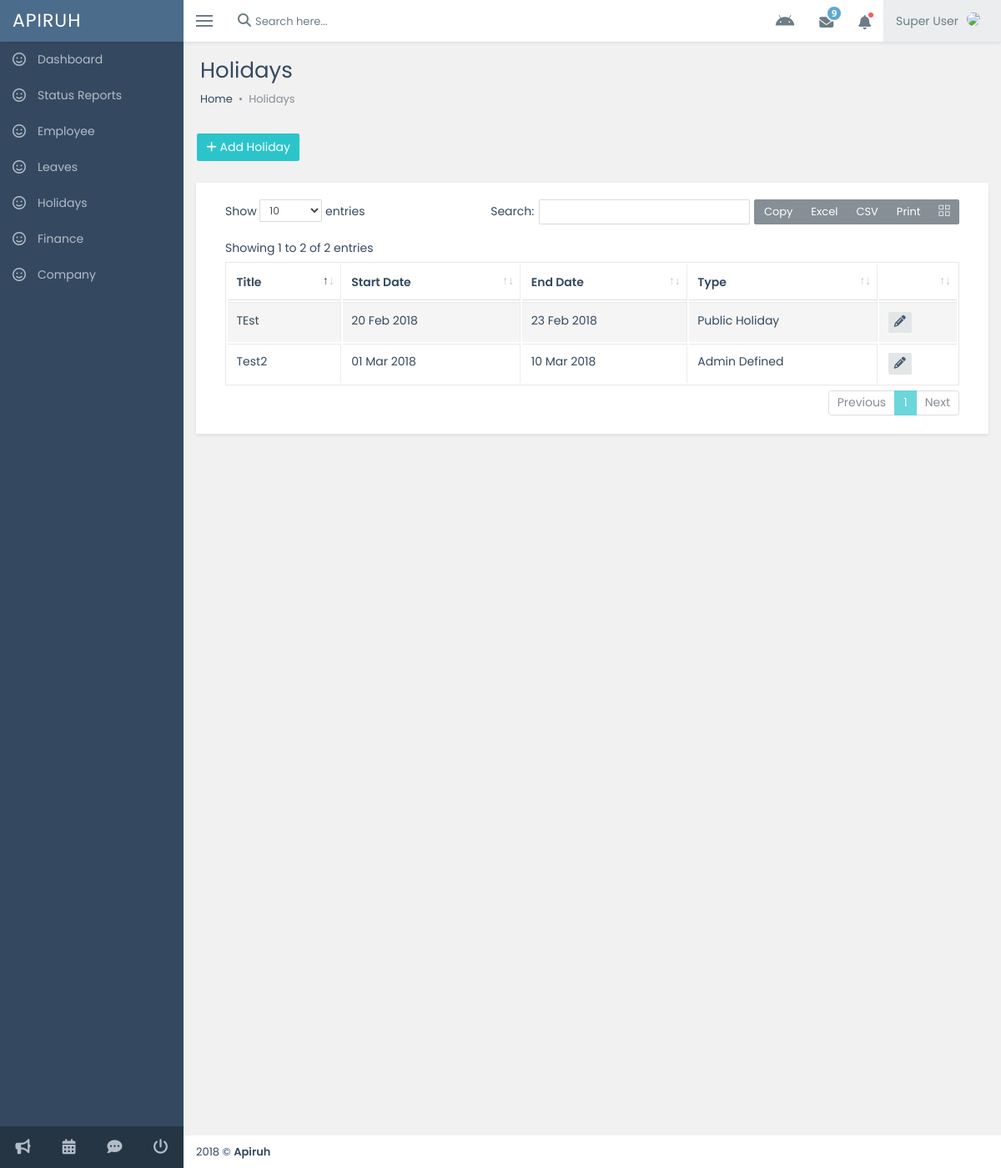
Screenshot of /admin_1/html/admin/holidays.php with the database file from the repository.
### tables this page shows
CREATE TABLE `holidays` (
  `hol_id` int(20) NOT NULL,
  `hol_title` varchar(256) NOT NULL,
  `hol_type` text NOT NULL,
  `hol_desc` text NOT NULL,
  `hol_start` date NOT NULL,
  `hol_end` date NOT NULL
);

### admin_1/html/admin/functions.php (called while the page is built, shortened)
<?php
require_once('config.php');
function get_holidays_data(){
	global $connection;
	try {
		$stmt = $connection->prepare("SELECT * FROM `holidays` WHERE 1");
		$stmt->execute();
		$data = $stmt->fetchAll(PDO::FETCH_OBJ);
		return ($data);
	} catch (PDOException $e) {
		echo '{"error": {"text":'. $e->getMessage() .'}}';
	}
}
?>

### admin_1/html/admin/holidays.php (the view, shortened to what this page needs)
<!DOCTYPE html>
<html>
<?php
      require_once('../includes/header.php');
      require_once('functions.php');
      $holidays = get_holidays_data();
  ?>
  <link href="../../../vendors/dataTables/datatables.min.css" rel="stylesheet"/>
  <body class="fixed-navbar">
    <div class="page-wrapper">
     <?php require_once('../includes/nav_bar.php'); ?>
      <div class="wrapper content-wrapper">
        <div class="page-heading">
          <h1 class="page-title">Holidays</h1>
          <ol class="breadcrumb">
            <li class="breadcrumb-item"><a href="index.html">Home</a></li>
            <li class="breadcrumb-item active">Holidays</li>
          </ol>
        </div>
        <div class="page-content fade-in-up">
          <div class="alert" style="padding-left: 0px; margin-bottom: 0px">
            <a class="btn btn-info" href="#myModal2" data-toggle="modal"><i class="fa fa-plus"></i> Add Holiday</a></p>
          </div>
          <div class="page-content fade-in-up" style="padding-top: 0px; margin-top: 0px">
          <div class="ibox">
            <div class="ibox-body">
              <div class="table-responsive">
                <table class="table table-striped table-bordered table-hover" id="example-table">
                  <thead>
                    <tr>
                      <th>Title</th>
                      <th>Start Date</th>
                      <th>End Date</th>
                      <th>Type</th>
                      <th></th>
                    </tr>
                  </thead>
                  <tbody>
                    <?php
                      foreach ($holidays as $key) {
                        $start = date("d M Y", strtotime($key->hol_start));
                        $end = date("d M Y", strtotime($key->hol_end));
                    ?>
                    <tr>
                      <td><?= $key->hol_title ?></td>
                      <td><?= $start ?></td>
                      <td><?= $end ?></td>
                      <td><?= $key->hol_type ?></td>
                      <td>
                         <a href="#edit_leaves<?= $key->hol_id ?>" data-toggle="modal"><button class="btn btn-default btn-sm btn-flat" data-toggle="tooltip" data-original-title="View"><i class="fa fa-pencil font-14"></i></button></a>
                      </td>
                    </tr>
                    <?php } ?>
                  </tbody>
                </table>
              </div>
            </div>
          </div>
        </div>
        </div>
        <footer class="page-footer">
          <div class="pull-right"><a class="link-blue" href="javascript:;"><i class="fa fa-shopping-cart m-r-5"></i>Buy now</a></div>2017 © <b>Adminca</b> - Save your time, choose the best
        </footer>
                <?php require_once('../includes/footer.php'); ?>
      </div>
    </div>
  </body>
</html>

### admin_1/html/assets/css/main.css (style rules this page uses)
html { font-size: 14px }
body { overflow-x: hidden; font-family: Poppins; background-color: #f1f1f1; color: #34495f }
a { cursor: pointer; color: inherit }
.h1, .h2, .h3, .h4, .h5, .h6, h1, h2, h3, h4, h5, h6 { font-weight: 400 }
b, dt { font-weight: 600 }
.btn { -webkit-border-radius: 2px; border-radius: 2px; outline: 0!important; -webkit-transition: all ease-in-out .15s; -o-transition: all ease-in-out .15s; transition: all ease-in-out .15s; position: relative }
.btn-flat { border: none }
.btn-default { color: #485b6f; background-color: #e3e6e7; border-color: #e3e6e7 }
.btn-info { color: #fff; background-color: #2cc4cb; border-color: #2cc4cb }
.ibox { position: relative; margin-bottom: 25px; background-color: #fff; -webkit-box-shadow: 0 0 1px rgba(0, 0, 0, .15); box-shadow: 0 0 1px rgba(0, 0, 0, .15); -webkit-box-shadow: 0 2px 4px rgba(0, 0, 0, .08); box-shadow: 0 2px 4px rgba(0, 0, 0, .08) }
.ibox .ibox-body { padding: 15px 20px 20px }
.alert { -webkit-border-radius: 0; border-radius: 0 }
.table>tbody>tr>td, .table>tbody>tr>th, .table>tfoot>tr>td, .table>tfoot>tr>th { border-top: 1px solid #e8e8e8 }
.table thead th { border-bottom: 1px solid #ddd!important; border-top: 0; font-weight: 600 }
.table-bordered { border: 1px solid #e8e8e8 }
.table-striped tbody tr:nth-of-type(odd) { background-color: rgba(0, 0, 0, .04) }
.fade-in-up { -webkit-animation: fadeInUp .5s; animation: fadeInUp .5s }
.font-14 { font-size: 14px }
.link-blue { color: inherit }
.page-footer { position: absolute; left: 0; bottom: 0; width: 100%; padding: 10px 15px; background-color: #fff; font-size: 13px }
.page-wrapper { width: 100%; min-height: 100%; position: relative; overflow: hidden }
.content-wrapper { position: relative; background-color: #f1f1f1; margin-left: 220px; padding: 0 15px 60px 15px; -webkit-transition: margin .2s ease-in-out; -o-transition: margin .2s ease-in-out; transition: margin .2s ease-in-out; min-height: 1400px }
.page-content { padding-top: 15px; margin-top: 5px }
.page-heading { padding: 0 5px }
.page-heading .page-title { font-size: 26px; margin: 20px 0 10px 0 }
.page-heading .breadcrumb { padding: 0; margin: 0; font-size: 13px; background-color: inherit }
.page-heading .breadcrumb li a { color: inherit }
.page-heading .breadcrumb li+li:before { content: '\002022'; color: inherit }
body.fixed-layout .content-wrapper, body.fixed-navbar .content-wrapper { padding-top: 50px }
table.dataTable { width: 100%!important }

### admin_1/html/includes/header.php (style rules this page uses)
a.btn.btn-info { color: #fff; }

### rows the page displays
holidays: hol_title "TEst", hol_start "20 Feb 2018", hol_end "23 Feb 2018", hol_type "Public Holiday"
holidays: hol_title "Test2", hol_start "01 Mar 2018", hol_end "10 Mar 2018", hol_type "Admin Defined"
